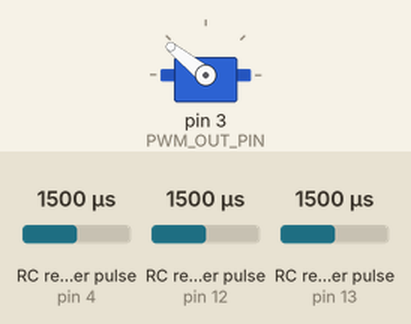
This sketch was run on a simulated Arduino Uno, built with avr-gcc and run on an emulated ATmega328P. On the bench: servo. Wiring (inferred from the names in the program): 3 × RC receiver channel: data pin 4 / data pin 12 / data pin 13. The test bench sets the inputs (shaded band); at power-on: RC receiver pulse (sensors on pin 12, pin 4, pin 13) 1500 µs. What the sketch prints to the serial monitor is not drawn.

Above: at 1.2 s.
1.3 s: RC receiver pulse (sensor on pin 12) set to 1213 µs
2.8 s: RC receiver pulse (sensor on pin 12) set to 1181 µs
At 4.0 s:
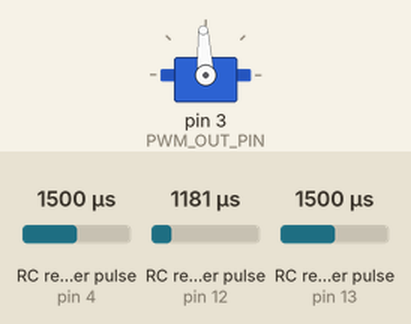
Timing chart, 0 to 5.8 s (numbered marks = the images above; inputs shaded):
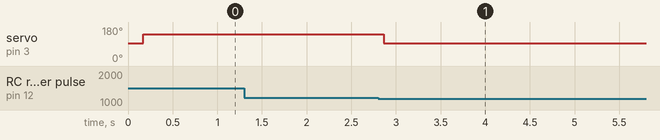

Measured:
- the behaviour switches between 1199 and 1198 µs on RC receiver pulse (sensor on pin 12) (found by bisection; images 0 and 1)
- after the input at 1.3 s, every drawn part: stays the same
- after the input at 2.8 s, servo on pin 3 (PWM_OUT_PIN): 141° → 93° after 0.06 s

The sketch:

Gripper_control_ZYW_PWM.ino
```cpp
#include <Arduino.h>
// 使用 Servo 库来输出微秒级 PWM（用于 RC/ESC 风格的 PWM 驱动）
#include <Servo.h>

// 定义遥控接收机通道引脚
const int CH5_PIN = 13;  // 高低切换触发
const int CH6_PIN = 12;  //低: 停止，中: 正转，高: 反转）
const int CH7_PIN = 4;   // 仅保留两档: 低(LOW) 和 高(HIGH)，低位对应 CH7_LOW_DURATION_MS

// 原 L298N 电机驱动器引脚（已弃用，保留注释以便参考）
// const int IN1 = 2;
// const int IN2 = 7;
// const int ENA = 9;

// 新的 PWM 驱动输出引脚（D3），使用微秒脉宽：1000=反转, 1500=停止, 2000=正转
const int PWM_OUT_PIN = 3;
Servo pwmDriver;

// PWM阈值（典型RC PWM范围: 1000-2000us）
//ch6和ch7三档
const int PWM_LOW_THRESHOLD = 1200;   // 低于此为低信号
const int PWM_HIGH_THRESHOLD = 1800;  // 高于此为高信号
// Ch5二挡
const int PWM_CH5_THRESHOLD = 1500;   //低于1500为低，高于1500为高

// CH7 两档对应的转动时长（毫秒），在此处统一定义
// 注意：将“中档”重命名为 LOW（低位）以匹配你的命名约定
const unsigned long CH7_LOW_DURATION_MS = 5800UL;   // 低位时长（例如 5.8s）
const unsigned long CH7_HIGH_DURATION_MS = 21000UL; // 高位时长（例如 21s）

// 电机状态枚举
enum MotorState { STOPPED, FORWARD, REVERSE };

// 设置变量
MotorState currentState = STOPPED;  // 当前电机状态
MotorState desiredDirection = STOPPED;  // 由Ch6决定的期望方向
unsigned long startTime = 0;        // 启动时间
unsigned long timerDuration = 0;    // 转动时长，根据Ch7动态设置
bool isRunning = false;             // 电机是否正在运行
int lastCh5Value = 0;               // 上次Ch5 PWM值，用于检测切换
bool lastCh5High = false;           // 上次Ch5是否为高（true: 高，false: 低）
const int DEBOUNCE_TIME = 20;       // 去抖动时间（ms），确保快速响应但稳定

void setup() {
  // 初始化串口用于调试
  Serial.begin(115200);  // 使用更高波特率以提高响应速度

  // 设置输入引脚用于RC通道
  pinMode(CH5_PIN, INPUT);
  pinMode(CH6_PIN, INPUT);
  pinMode(CH7_PIN, INPUT);

  // 设置输出引脚用于L298N
  // L298N 引脚注释（已迁移至 PWM 驱动）
  // pinMode(IN1, OUTPUT);
  // pinMode(IN2, OUTPUT);
  // pinMode(ENA, OUTPUT);

  // 初始化 PWM 驱动（采用微秒脉宽，模拟 RC/ESC）
  pwmDriver.attach(PWM_OUT_PIN);
  // 先写入中立脉宽 1500us，确保电机/驱动器为停止状态
  pwmDriver.writeMicroseconds(1500);

  // 初始停止电机
  stopMotor();
  Serial.println("系统初始化完成，等待遥控信号...");
}

void loop() {
  // 读取通道PWM值
  int ch5Value = pulseIn(CH5_PIN, HIGH, 30000);  // 超时20ms:使用较短超时以提高响应速度
  int ch6Value = pulseIn(CH6_PIN, HIGH, 30000);
  int ch7Value = pulseIn(CH7_PIN, HIGH, 30000);

  // Ch5：仅当值显著变化时更新，并短暂延迟重新读取以确认
  if (abs(ch5Value - lastCh5Value) > 300) {  // 变化超过300us视为潜在切换
    delay(DEBOUNCE_TIME);  // 短暂等待信号稳定
    ch5Value = pulseIn(CH5_PIN, HIGH, 30000);  // 重新读取
    lastCh5Value = ch5Value;
    Serial.print("Ch5信号变化检测: "); Serial.println(ch5Value);
  }

  // Ch6类似处理
  static int lastCh6Value = 0;
  if (abs(ch6Value - lastCh6Value) > 100) {
    delay(DEBOUNCE_TIME);
    ch6Value = pulseIn(CH6_PIN, HIGH, 30000);
    lastCh6Value = ch6Value;
    Serial.print("Ch6信号变化检测: "); Serial.println(ch6Value);
  }

  // Ch7类似处理
  static int lastCh7Value = 0;
  if (abs(ch7Value - lastCh7Value) > 100) {
    delay(DEBOUNCE_TIME);
    ch7Value = pulseIn(CH7_PIN, HIGH, 30000);
    lastCh7Value = ch7Value;
    Serial.print("Ch7信号变化检测: "); Serial.println(ch7Value);
  }

  // 输出实时通道值
  Serial.print("当前Ch5 PWM值: "); Serial.println(ch5Value);
  Serial.print("当前Ch6 PWM值: "); Serial.println(ch6Value);
  Serial.print("当前Ch7 PWM值: "); Serial.println(ch7Value);

  // 确定Ch6方向
  if (ch6Value < PWM_LOW_THRESHOLD && ch6Value > 800) {
    desiredDirection = STOPPED;
  } else if (ch6Value >= PWM_LOW_THRESHOLD && ch6Value <= PWM_HIGH_THRESHOLD) {
    desiredDirection = FORWARD;
  } else if (ch6Value > PWM_HIGH_THRESHOLD && ch6Value < 2200) {
    desiredDirection = REVERSE;
  } else {
    desiredDirection = STOPPED;  // 无效信号默认为停止
  }
  Serial.print("当前Ch6方向: ");
  switch (desiredDirection) {
    case STOPPED: Serial.println("停止"); break;
    case FORWARD: Serial.println("正转"); break;
    case REVERSE: Serial.println("反转"); break;
  }

  // 检测Ch5是否切换（高低之间转换）
  bool currentCh5High = (ch5Value > PWM_CH5_THRESHOLD);
  bool ch5Switched = (currentCh5High != lastCh5High);
  if (ch5Switched) {
    lastCh5High = currentCh5High;
    Serial.println("Ch5切换触发!");
  }

  // 控制逻辑
  if (desiredDirection == STOPPED) {
    // 如果Ch6为低，强制停止，无论当前状态
    if (isRunning) {
      stopMotor();
      isRunning = false;
      Serial.println("因Ch6为停止，电机强制停止");
    }
  } else {
    // Ch6为正转或反转
    if (ch5Switched && !isRunning) {
      // 确定Ch7转动时长（仅支持两档：低/高，阈值与 CH5 相同）
      if (ch7Value > 800 && ch7Value < 2200) {
        // 合法信号范围内，根据与 CH5 相同的阈值判断低/高
        if (ch7Value < PWM_CH5_THRESHOLD) {
          // 低位 -> 使用 CH7_LOW_DURATION_MS
          timerDuration = CH7_LOW_DURATION_MS;
        } else {
          // 高位 -> 使用 CH7_HIGH_DURATION_MS
          timerDuration = CH7_HIGH_DURATION_MS;
        }
      } else {
        // 无效信号（超出范围）默认为0s
        timerDuration = 0;
      }
      Serial.print("设置转动时长: "); Serial.print(timerDuration / 1000.0); Serial.println(" 秒");

      // 如果时长大于0，启动转动；否则不启动
      if (timerDuration > 0) {
        startMotor(desiredDirection);
        isRunning = true;
        startTime = millis();
        Serial.print("启动电机: "); Serial.println(desiredDirection == FORWARD ? "正转" : "反转");
      } else {
        Serial.println("转动时长为0，不启动电机");
      }
    }
  }

  // 检查正在运行时的停止条件
  if (isRunning) {
    if (millis() - startTime >= timerDuration) {
      stopMotor();
      isRunning = false;
      Serial.println("时间到，电机停止");
    }
  }

  // 输出转动状态和时间
  Serial.print("当前转动状态: ");
  switch (currentState) {
    case STOPPED: Serial.println("停止"); break;
    case FORWARD: Serial.println("正转"); break;
    case REVERSE: Serial.println("反转"); break;
  }
  Serial.print("电机是否运行: "); Serial.println(isRunning ? "是" : "否");
  if (isRunning) {
    unsigned long elapsed = millis() - startTime;
    Serial.print("已转动时间: "); Serial.print(elapsed / 1000); Serial.print(" 秒 (剩余: "); Serial.print((timerDuration - elapsed) / 1000); Serial.println(" 秒)");
  } else {
    Serial.println("未在转动");
  }

  // 最小延迟，确保循环快速（~50ms一循环，但因pulseIn可能更长）
  delay(10);  // 轻微延迟：避免CPU过载，但保持响应快
}

// 启动电机函数
void startMotor(MotorState state) {
  // 使用 RC/ESC 风格 PWM 输出：2000us = 正转，1000us = 反转
  if (state == FORWARD) {
    pwmDriver.writeMicroseconds(2000);
    Serial.println("正转指示: PWM 2000us (正转)");
  } else if (state == REVERSE) {
    pwmDriver.writeMicroseconds(1000);
    Serial.println("反转指示: PWM 1000us (反转)");
  }
  currentState = state;
}

// 停止电机函数
void stopMotor() {
  // 对 RC/ESC 风格的驱动，1500us 为中立/停止
  pwmDriver.writeMicroseconds(1500);
  currentState = STOPPED;
  Serial.println("电机停止: PWM 1500us (中立)");
}
```
